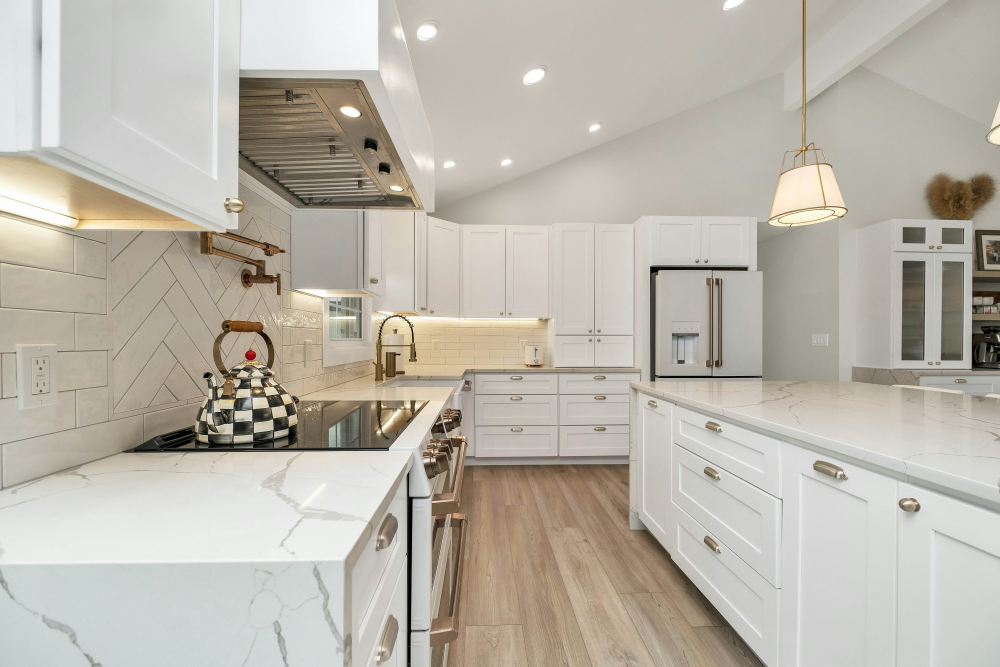
#> input picture kitchen1.jpg, 3000 x 2000 px (shown at 1/3 size)
$ python app4.py
#> lines starting #> are read from the running program, lines starting #| are printed output that depends on the picture; after the words box and inside, x2 and y2 are one past the last pixel; in counts of white or black regions, pixels touching at a corner belong together
#> further down, image is the input picture: shape (2000, 3000, 3); mean B, G, R 171.3, 182.1, 187.4
# [61 lines of commented-out code are left out]


import cv2
import numpy as np
from matplotlib import pyplot as plt

def process_image(image):
    # Convert to grayscale
    gray = cv2.cvtColor(image, cv2.COLOR_BGR2GRAY)
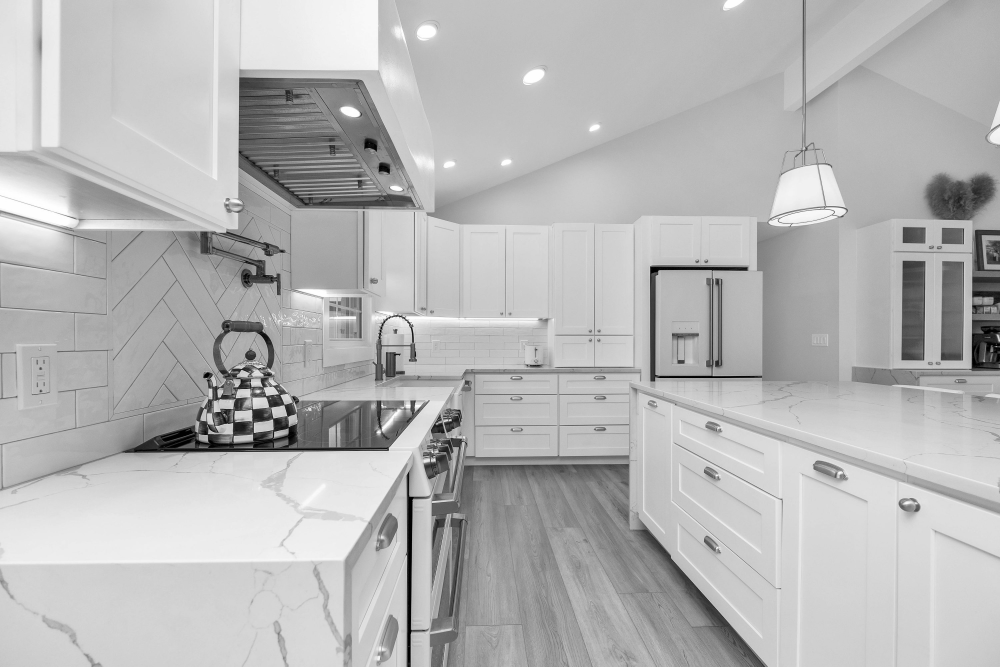
#> gray: shape (2000, 3000) (shown at 1/3 size); min 0, max 255, mean 182.4

    # Apply GaussianBlur to reduce noise and improve edge detection
    blur = cv2.GaussianBlur(gray, (5, 5), 0)

    # Apply Canny Edge Detection
    edges = cv2.Canny(blur, 50, 150)
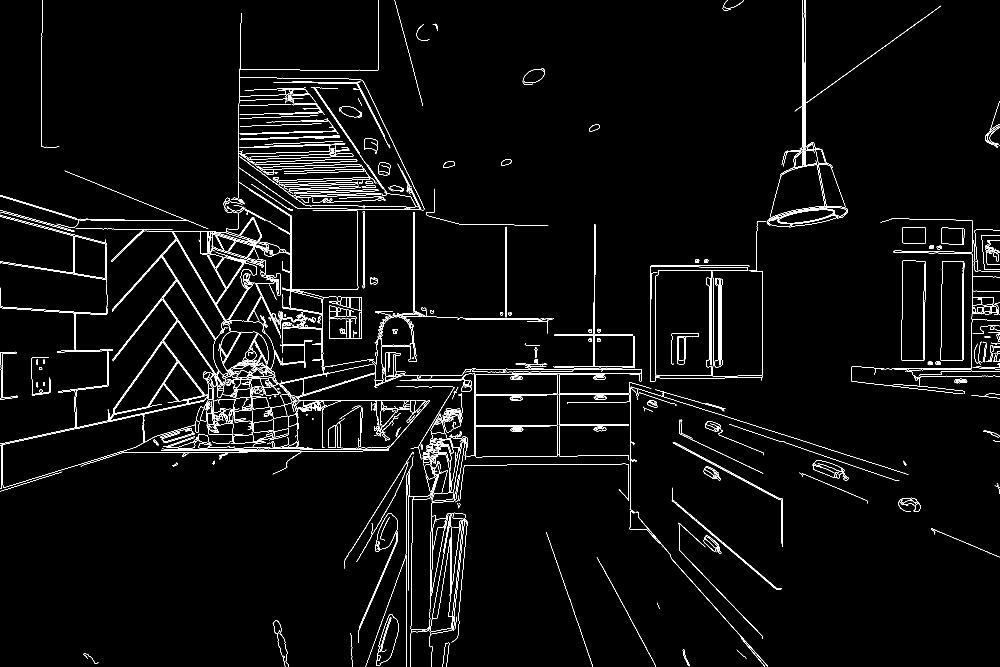
#> edges: shape (2000, 3000) (shown at 1/3 size); 2.2% white in thin lines or dots

    # Dilate the edges to close gaps
    dilated = cv2.dilate(edges, None, iterations=2)
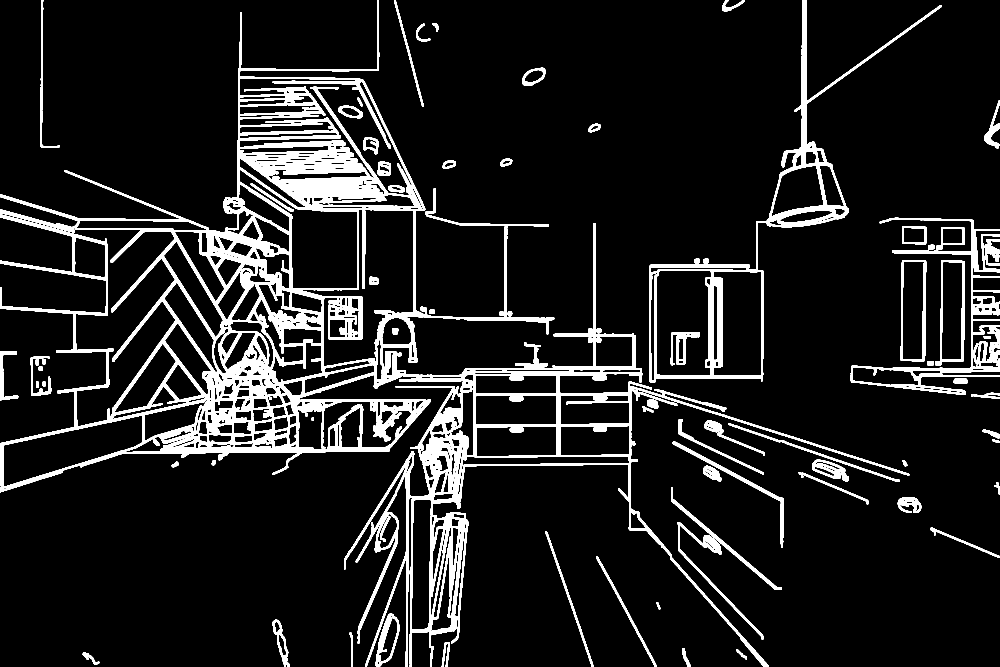
#> dilated: shape (2000, 3000) (shown at 1/3 size); 10.1% white; 85 white regions
    return dilated

def detect_countertops(image, processed_image):
    # Find contours
    contours, _ = cv2.findContours(processed_image, cv2.RETR_EXTERNAL, cv2.CHAIN_APPROX_SIMPLE)
#> contours = 71 contours; largest, box (x1, y1, x2, y2) and area: (0, 0, 2728, 2000) 1122308, (1948, 0, 2825, 1147) 166454, (2552, 653, 3000, 1184) 40316, (2702, 780, 2779, 1084) 21893, (2805, 781, 2895, 1097) 21344

    countertop_contours = []
    for contour in contours:
        epsilon = 0.02 * cv2.arcLength(contour, True)
        approx = cv2.approxPolyDP(contour, epsilon, True)
        if len(approx) == 4:  # Looking for rectangles
            area = cv2.contourArea(contour)
            if area > 10000:  # Filter small areas
                countertop_contours.append(contour)
#> this loop made 71 passes
#> (epsilon, approx, area) on passes 11, 14, 16, 23, 28, 32, 37, 48, 49: (10.35, [[2791, 1584], [2802, 1605], [2814, 1596], [2999, 1673]], 1314.5), (19.38, [[2014, 1461], [2013, 1504], [2345, 1769], [2019, 1498]], 3992.5), (10.47, [[2396, 1416], [2405, 1432], [2604, 1512], [2600, 1498]], 1290), (21.99, [[2016, 1326], [2340, 1501], [2348, 1642], [2349, 1494]], 4368.5), (14.08, [[2036, 1258], [2038, 1304], [2291, 1422], [2046, 1297]], 2142), (1, [[108, 1145], [108, 1162], [115, 1163], [115, 1145]], 129.5), (0.88, [[128, 1077], [128, 1092], [135, 1092], [135, 1077]], 105), (15.98, [[2893, 783], [2824, 782], [2808, 1096], [2891, 1081]], 21344), (15, [[2706, 780], [2702, 1081], [2772, 1083], [2778, 784]], 21893)
#> (epsilon, area) on pass 71: (20.23, 2098)
#> after the loop, countertop_contours = 2 contours; box (x1, y1, x2, y2) and area: (2702, 780, 2779, 1084) 21893, (2805, 781, 2895, 1097) 21344
    return countertop_contours

def apply_texture(image, contours, texture):
    texture = cv2.cvtColor(texture, cv2.COLOR_BGR2RGB)
    for contour in contours:
        mask = np.zeros_like(image)
        cv2.drawContours(mask, [contour], -1, (255, 255, 255), thickness=cv2.FILLED)
        x, y, w, h = cv2.boundingRect(contour)
        resized_texture = cv2.resize(texture, (w, h))

        # Only replace the pixels in the region of interest (the countertop area)
        roi = image[y:y+h, x:x+w]
        mask_roi = mask[y:y+h, x:x+w]
        texture_area = cv2.bitwise_and(resized_texture, mask_roi)
        image[y:y+h, x:x+w] = cv2.addWeighted(roi, 0, texture_area, 1, 0)
    return image

# Load the original image
image_path = "kitchen1.jpg"
image = cv2.imread(image_path)

# Load the texture image
texture_path = "static/1.webp"  # Make sure this is a marble texture image
texture = cv2.imread(texture_path)

# Process the image to find edges
processed_image = process_image(image)

# Detect countertops based on the processed image
countertop_contours = detect_countertops(image, processed_image)

# Apply the texture to the detected countertops
#> (the run stopped early here; a loop or call above may not have finished)

$ run again, with kitchen2.jpg copied over kitchen1.jpg
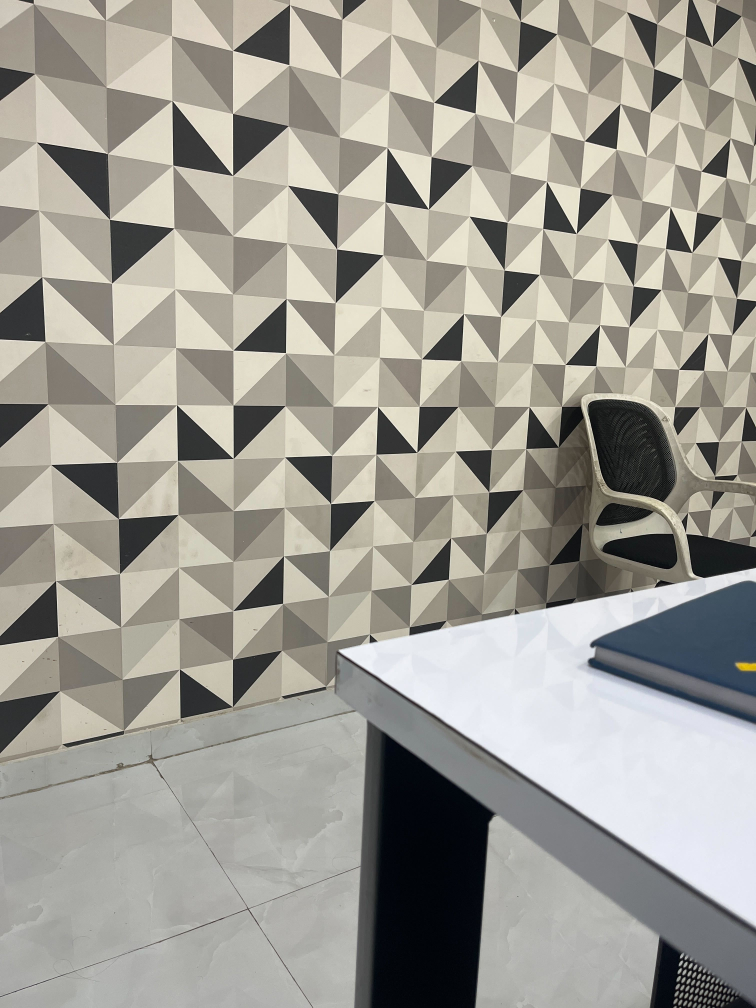
#> input picture kitchen2.jpg, 3024 x 4032 px (shown at 1/4 size)
#> image is the input picture: shape (4032, 3024, 3); mean B, G, R 148, 156.3, 158.8
#> in process_image, `edges = cv2.Canny(blur, 50, 150)`:
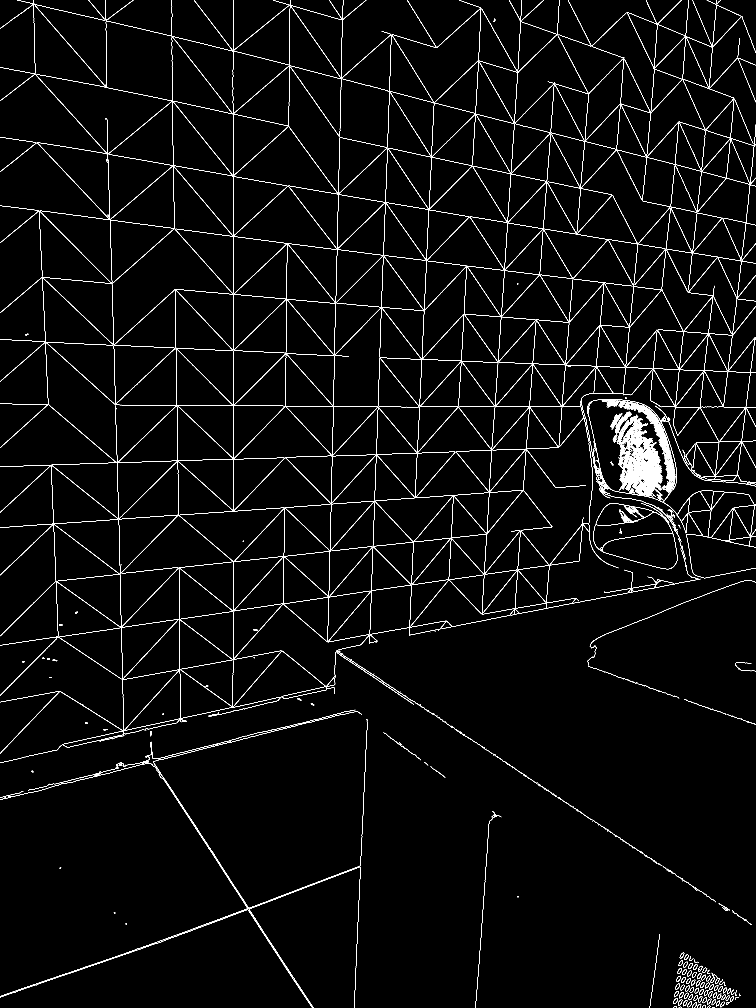
#> edges: shape (4032, 3024) (shown at 1/4 size); 1.7% white in thin lines or dots
#> in process_image, `dilated = cv2.dilate(edges, None, iterations=2)`:
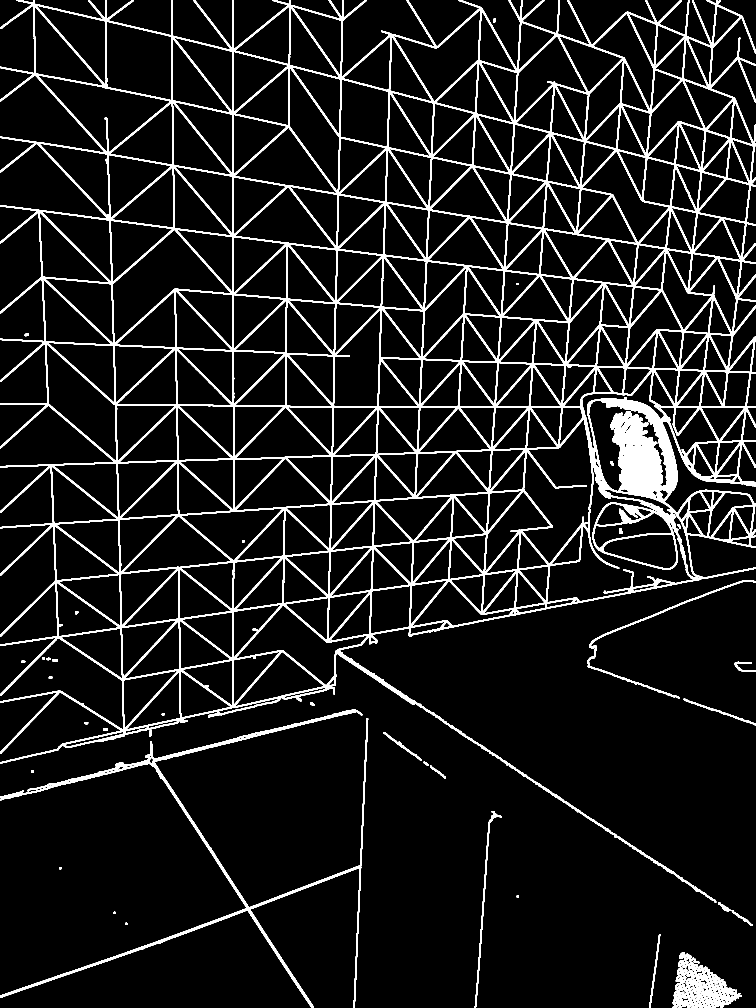
#> dilated: shape (4032, 3024) (shown at 1/4 size); 8.1% white; 72 white regions
#> contours = 65 contours; largest, box (x1, y1, x2, y2) and area: (0, 0, 3024, 3611) 6782431, (0, 2837, 1473, 4032) 48778, (2349, 2320, 3024, 2796) 6774, (1899, 3244, 2007, 4032) 3825, (2849, 3939, 2950, 4020) 3792
#> the loop in detect_countertops, `for contour in contours:` made 65 passes
#> (epsilon, approx, area) on passes 39, 43, 45, 49, 55: (4.7, [[2927, 3640], [2929, 3650], [3009, 3701], [2987, 3677]], 638.5), (34.46, [[1973, 3244], [1899, 4031], [1957, 3297], [2006, 3270]], 3825), (3.58, [[1720, 3062], [1726, 3074], [1782, 3113], [1772, 3098]], 470), (1.02, [[412, 2915], [413, 2922], [430, 2921], [431, 2915]], 128.5), (0.788, [[196, 2706], [195, 2713], [208, 2713], [208, 2706]], 88.5)
#> after the loop in detect_countertops, `for contour in contours:`: countertop_contours = []

$ run again, with kitchen copy.jpg copied over kitchen1.jpg
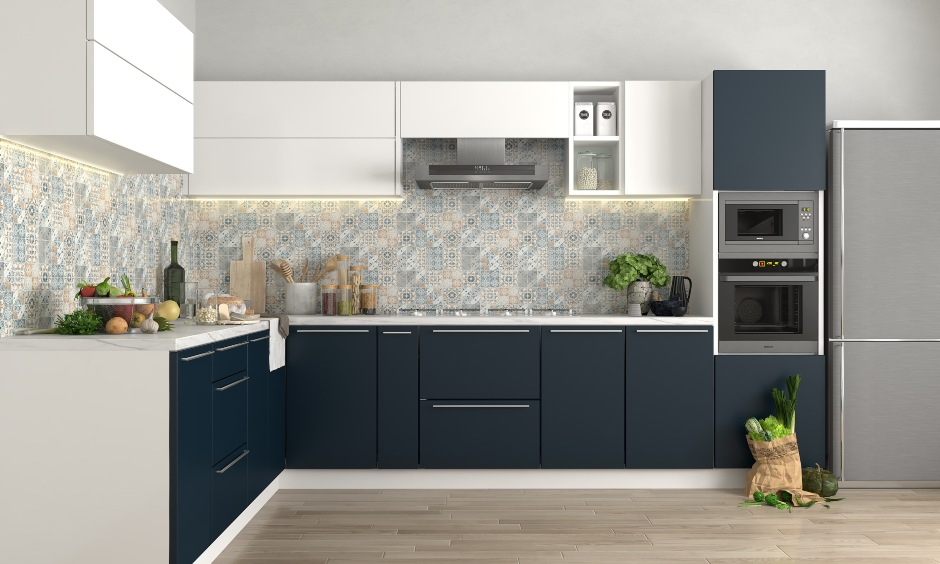
#> input picture kitchen copy.jpg, 940 x 564 px
#> image is the input picture: shape (564, 940, 3); mean B, G, R 146.3, 152.4, 153.6
#> in process_image, `edges = cv2.Canny(blur, 50, 150)`:
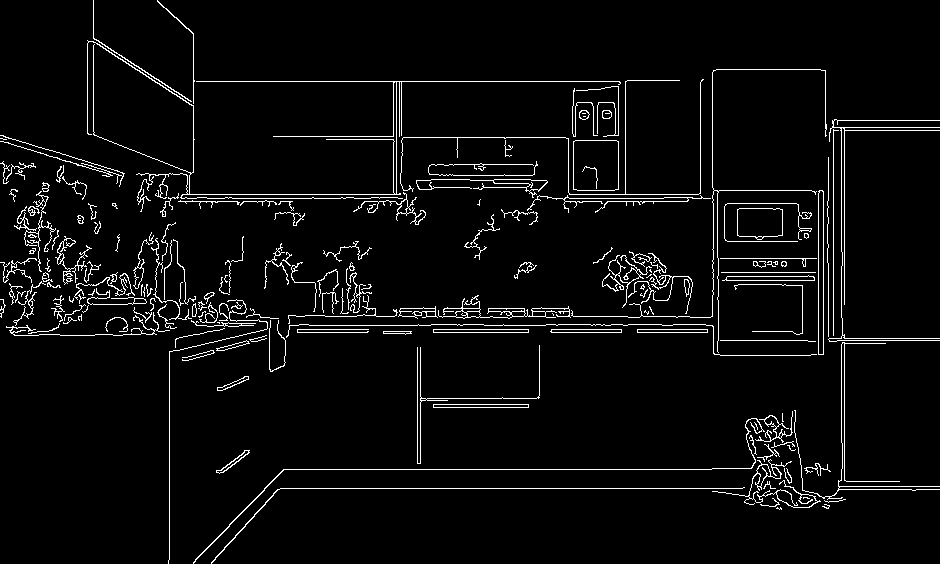
#> edges: shape (564, 940); 4.3% white in thin lines or dots
#> in process_image, `dilated = cv2.dilate(edges, None, iterations=2)`:
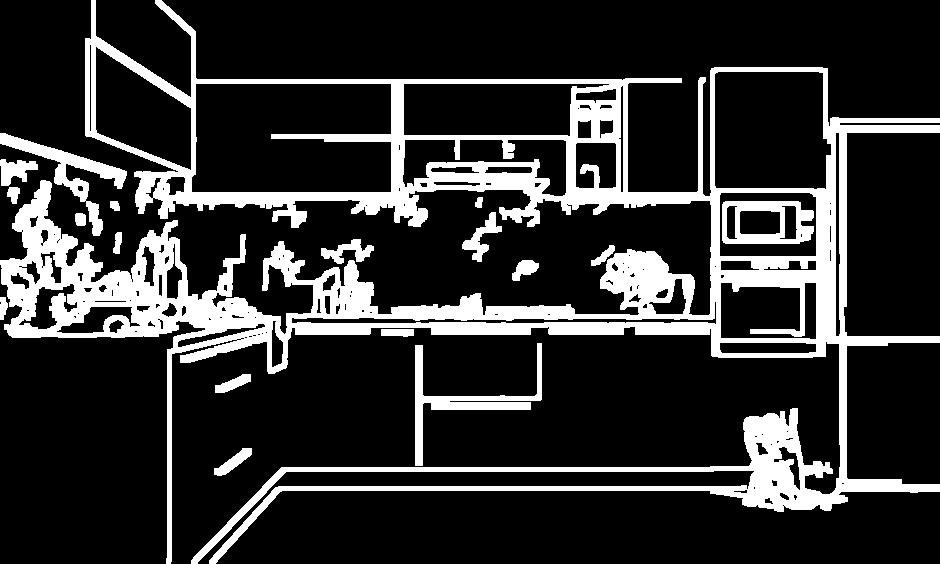
#> dilated: shape (564, 940); 19.1% white; 18 white regions
#> contours = 17 contours; largest, box (x1, y1, x2, y2) and area: (0, 0, 940, 564) 161376, (415, 343, 542, 466) 2290, (0, 133, 127, 236) 2277, (462, 212, 502, 262) 584, (0, 159, 38, 186) 546
#> the loop in detect_countertops, `for contour in contours:` made 17 passes
#> (epsilon, approx, area) on pass 4: (1.54, [[381, 329], [381, 335], [413, 335], [413, 329]], 197)
#> after the loop in detect_countertops, `for contour in contours:`: countertop_contours = []
